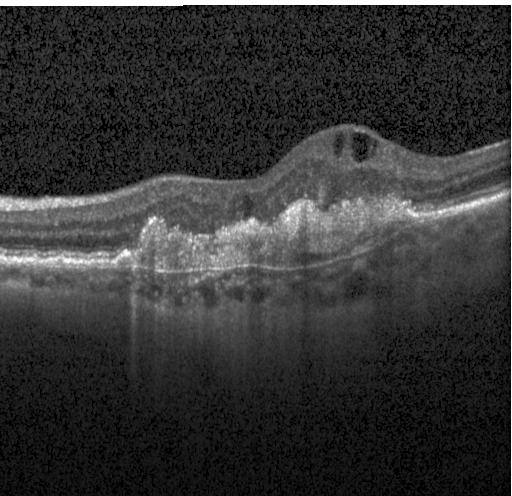
#> input picture test_cnv.jpeg, 512 x 496 px, given in place of t, which was not available
$ python -i step1_segment_images.py   (imports and definitions only)
#> lines starting #> are read from the running program, lines starting #| are printed output that depends on the picture; after the words box and inside, x2 and y2 are one past the last pixel; in counts of white or black regions, pixels touching at a corner belong together; pictures that were not available may be replaced by others from this repository, and a replacement may not be noted

import multiprocessing
import os
import cv2
import numpy as np
import time
t0 = time.time()

max_threads = 8

homedir = os.getcwd()

train = 1

if(train):
    train_dir = homedir + '/dataset/train/'
    store_dir = homedir + '/segmented/train/'
else:
    train_dir = homedir + '/dataset/test/'
    store_dir = homedir + '/segmented/test/'

def segment(path):
    #while True:
    #job = q.get()
#> called with path = 'test_cnv.jpeg'
    image_path = path[0]
    store_path = path[1]
    print("Processing image: %s"%image_path)
    # Read the image
    img = cv2.imread(image_path,0)
#> img is the input picture: shape (496, 512); min 0, max 255, mean 51.8
    rows, cols = img.shape
#> rows = 496; cols = 512
    # Defining Ranges
    x = range(rows)
    y = range(cols)
    # Fill the White spots
    for xx in x:
        for yy in y:
            if (img[xx,yy]>245):
                img[xx,yy]=0
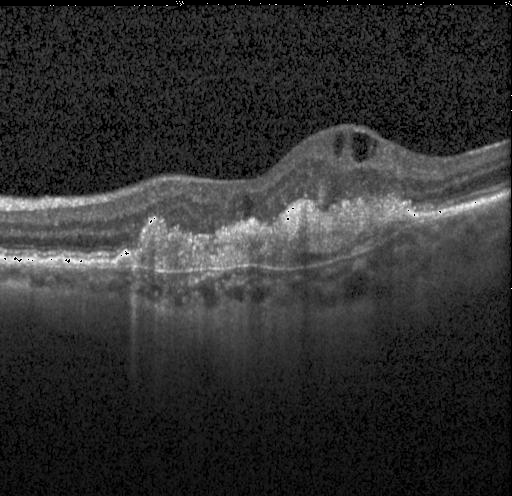
#> img: shape (496, 512); 1.28% of pixels changed, all inside (x1, y1, x2, y2) = (0, 0, 512, 496)
    # Apply Otsu's Binary Threshold
    ret, thresh = cv2.threshold(img,0,255,cv2.THRESH_BINARY_INV+cv2.THRESH_OTSU)
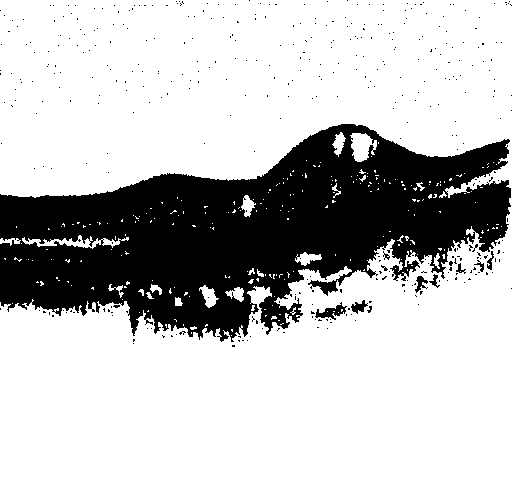
#> thresh: shape (496, 512); 75.4% white; 404 black regions (395 under 20 px), largest, box (x1, y1, x2, y2) and area: (0, 124, 511, 342) 60927, (315, 302, 347, 320) 234, (351, 300, 368, 314) 119
#> ret = 67
    # Opening Operation ( Noise Reduction)
    kernel = np.ones((3,3),np.uint8)
    opening = cv2.morphologyEx(thresh,cv2.MORPH_OPEN,kernel, iterations = 2)
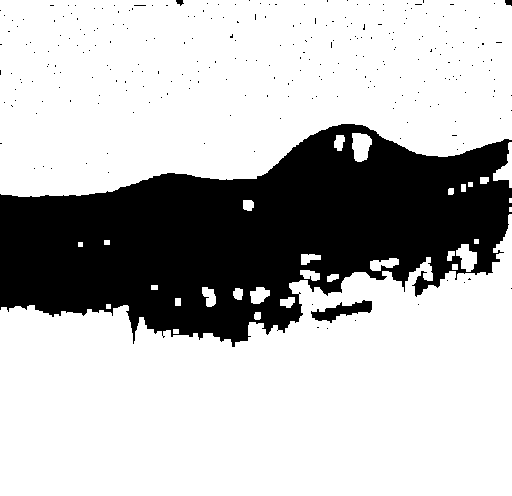
#> opening: shape (496, 512); 73.3% white; 259 black regions (255 under 20 px), largest, box (x1, y1, x2, y2) and area: (0, 124, 512, 347) 66871, (311, 300, 372, 323) 612, (505, 0, 512, 6) 34, (176, 0, 184, 6) 30
    # Dilation Operation
    mask = cv2.dilate(opening,kernel,iterations=7)
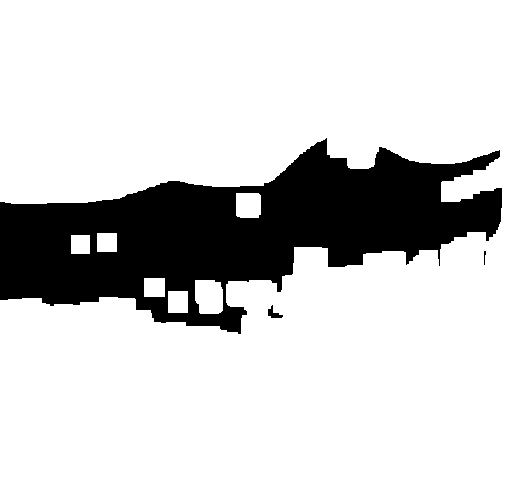
#> mask: shape (496, 512); 81.3% white; 3 black regions (1 under 20 px), largest, box (x1, y1, x2, y2) and area: (0, 138, 502, 334) 47305, (268, 305, 283, 318) 87
    # initialize indice for locationg ROI
    indices = []
    # Loop through pixels to generate indices
    for xx in x:
        for yy in y:
            mm = mask[xx,yy]
            if (mm==0):
                indices.append(xx)
#> after the loop, indices = 47410 items
    # Find maximum and minimum region of interest
    minInd = min(indices)
#> minInd = 138
    maxInd = max(indices)
#> maxInd = 333
    # Define spacing factor
    spacing = 60
    # Apply spacing factor to region of interest
    minInd = minInd - spacing
#> minInd = 78
    # Round lower boundary
    if(minInd<0): minInd = 0
    # Upper boundary, Round
    maxInd = maxInd + spacing
#> maxInd = 393
    if(maxInd>rows): maxInd = rows

    # Read another clean instance of the image
    backup = cv2.imread(image_path,0)
    # Crop the image
    cropped = backup[minInd:maxInd, :]
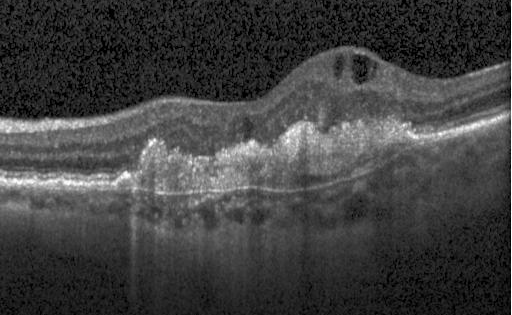
#> cropped: shape (315, 512); min 0, max 255, mean 63.7
    # Store the image
    cv2.imwrite(store_path,cropped)
    print("image segmented: %s"% store_path)
    #q.task_done()


paths = []

folders = os.listdir(train_dir)
#i = 1;
# [11 lines not run here, left out]

t1 = time.time()
total = t1-t0
# [1 line not run here, left out]

>>> result = segment('test_cnv.jpeg')

$ run again, on test_dme.jpeg
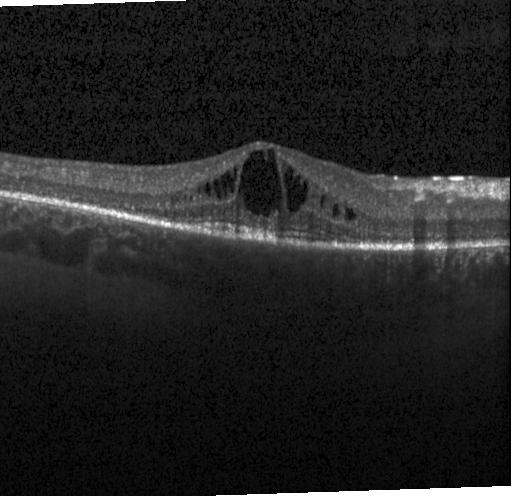
#> input picture test_dme.jpeg, 512 x 496 px, given in place of t, which was not available
#> in segment, img is the input picture: shape (496, 512); min 0, max 255, mean 34.6
#> in segment, `ret, thresh = cv2.threshold(img,0,255,cv2.THRESH_BINARY_INV+cv2.THRESH..`:
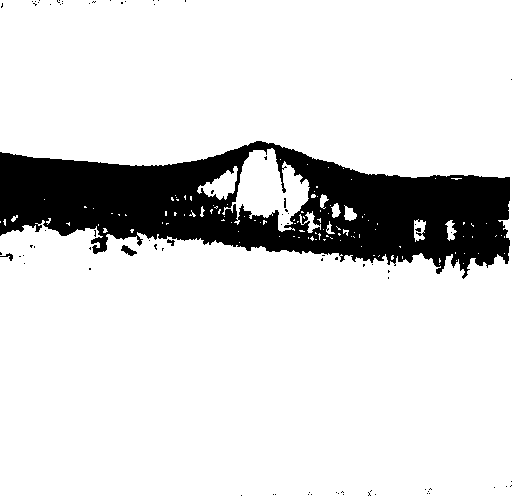
#> thresh: shape (496, 512); 85.2% white; 79 black regions (75 under 20 px), largest, box (x1, y1, x2, y2) and area: (0, 141, 510, 279) 37106, (121, 245, 137, 256) 87, (0, 253, 13, 261) 37, (167, 239, 175, 246) 30
#> ret = 57
#> opening: shape (496, 512); 84.4% white; 31 black regions (22 under 20 px), largest, box (x1, y1, x2, y2) and area: (0, 141, 512, 279) 39074, (121, 245, 137, 256) 88, (0, 252, 13, 261) 54
#> mask: shape (496, 512); 90.5% white; 2 black regions, box (x1, y1, x2, y2) and area: (0, 158, 512, 258) 24210, (284, 156, 295, 160) 22
#> after the loop in segment, `for xx in x:`: indices = 24232 items
#> in segment, `minInd = min(indices)`: minInd = 156
#> in segment, `maxInd = max(indices)`: maxInd = 257
#> in segment, `minInd = minInd - spacing`: minInd = 96
#> in segment, `maxInd = maxInd + spacing`: maxInd = 317
#> in segment, `cropped = backup[minInd:maxInd, :]`:
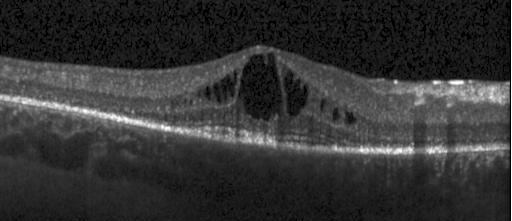
#> cropped: shape (221, 512); min 0, max 255, mean 50.9

$ run again, on test_drusen.jpeg
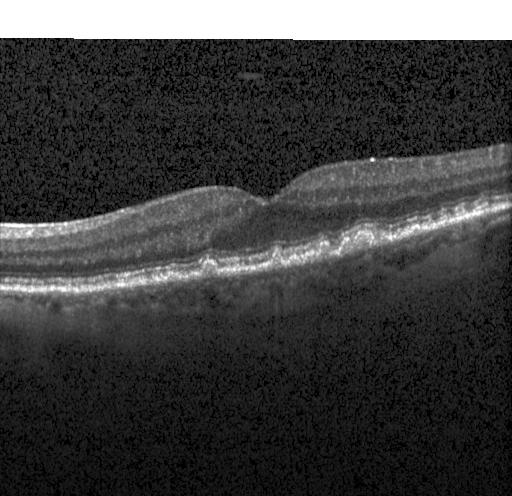
#> input picture test_drusen.jpeg, 512 x 496 px, given in place of t, which was not available
#> in segment, img is the input picture: shape (496, 512); min 0, max 255, mean 62.3
#> in segment, `ret, thresh = cv2.threshold(img,0,255,cv2.THRESH_BINARY_INV+cv2.THRESH..`:
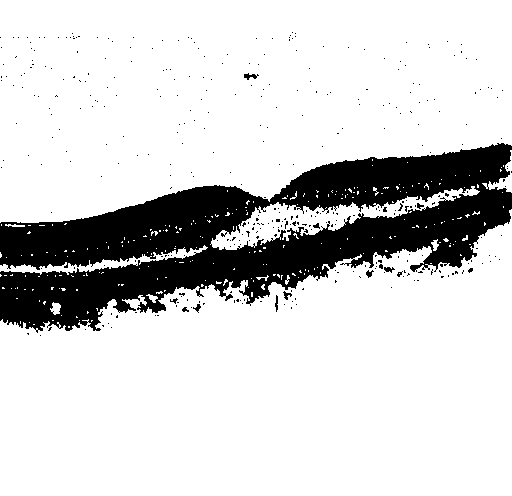
#> thresh: shape (496, 512); 82.1% white; 369 black regions (358 under 20 px), largest, box (x1, y1, x2, y2) and area: (0, 143, 512, 333) 44372, (244, 73, 259, 80) 53, (384, 267, 395, 273) 39
#> ret = 67
#> opening: shape (496, 512); 80.2% white; 203 black regions (197 under 20 px), largest, box (x1, y1, x2, y2) and area: (0, 138, 512, 336) 49829, (244, 73, 259, 80) 62, (170, 298, 179, 307) 36, (275, 295, 278, 312) 35, (289, 32, 296, 41) 31, (66, 33, 80, 39) 24
#> mask: shape (496, 512); 88.7% white; 1 black region, box (x1, y1, x2, y2) and area: (0, 151, 512, 321) 28761
#> after the loop in segment, `for xx in x:`: indices = 28761 items
#> in segment, `minInd = min(indices)`: minInd = 151
#> in segment, `maxInd = max(indices)`: maxInd = 320
#> in segment, `minInd = minInd - spacing`: minInd = 91
#> in segment, `maxInd = maxInd + spacing`: maxInd = 380
#> in segment, `cropped = backup[minInd:maxInd, :]`:
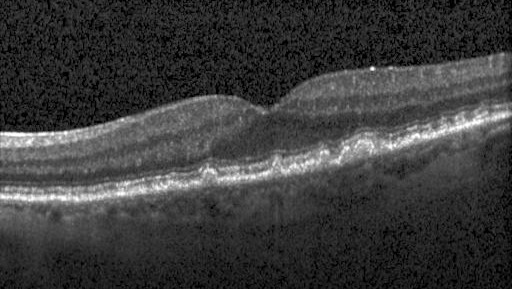
#> cropped: shape (289, 512); min 0, max 255, mean 59.1

$ run again, on test_normal.jpeg
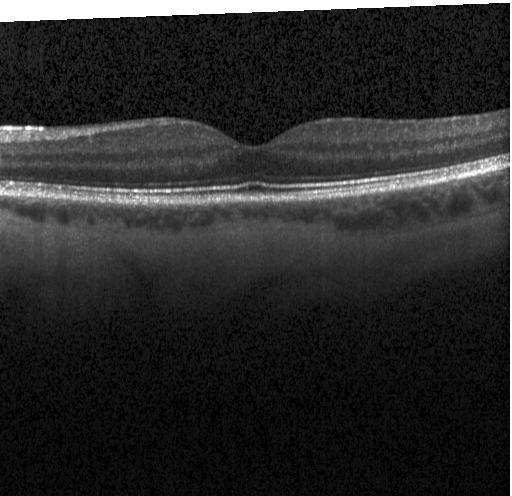
#> input picture test_normal.jpeg, 512 x 496 px, given in place of t, which was not available
#> in segment, img is the input picture: shape (496, 512); min 0, max 255, mean 42.3
#> in segment, `ret, thresh = cv2.threshold(img,0,255,cv2.THRESH_BINARY_INV+cv2.THRESH..`:
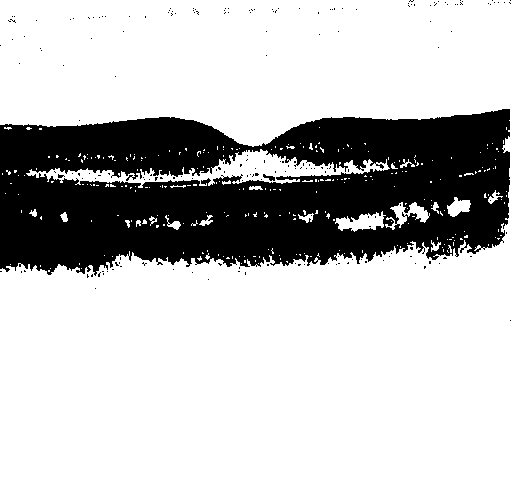
#> thresh: shape (496, 512); 75.4% white; 194 black regions (192 under 20 px), largest, box (x1, y1, x2, y2) and area: (0, 109, 510, 276) 61932, (263, 174, 275, 181) 42
#> ret = 51
#> opening: shape (496, 512); 73.4% white; 58 black regions (49 under 20 px), largest, box (x1, y1, x2, y2) and area: (0, 109, 512, 278) 67225, (408, 0, 415, 7) 36, (8, 16, 16, 23) 28
#> mask: shape (496, 512); 80.9% white; 1 black region, box (x1, y1, x2, y2) and area: (0, 116, 512, 268) 48413
#> after the loop in segment, `for xx in x:`: indices = 48413 items
#> in segment, `minInd = min(indices)`: minInd = 116
#> in segment, `maxInd = max(indices)`: maxInd = 267
#> in segment, `minInd = minInd - spacing`: minInd = 56
#> in segment, `maxInd = maxInd + spacing`: maxInd = 327
#> in segment, `cropped = backup[minInd:maxInd, :]`:
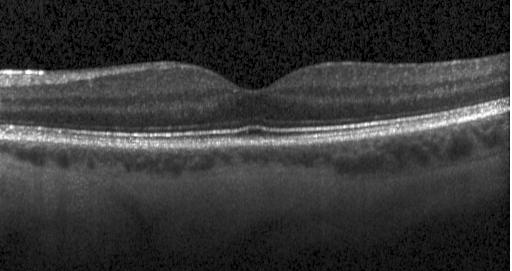
#> cropped: shape (271, 512); min 0, max 255, mean 54.1
